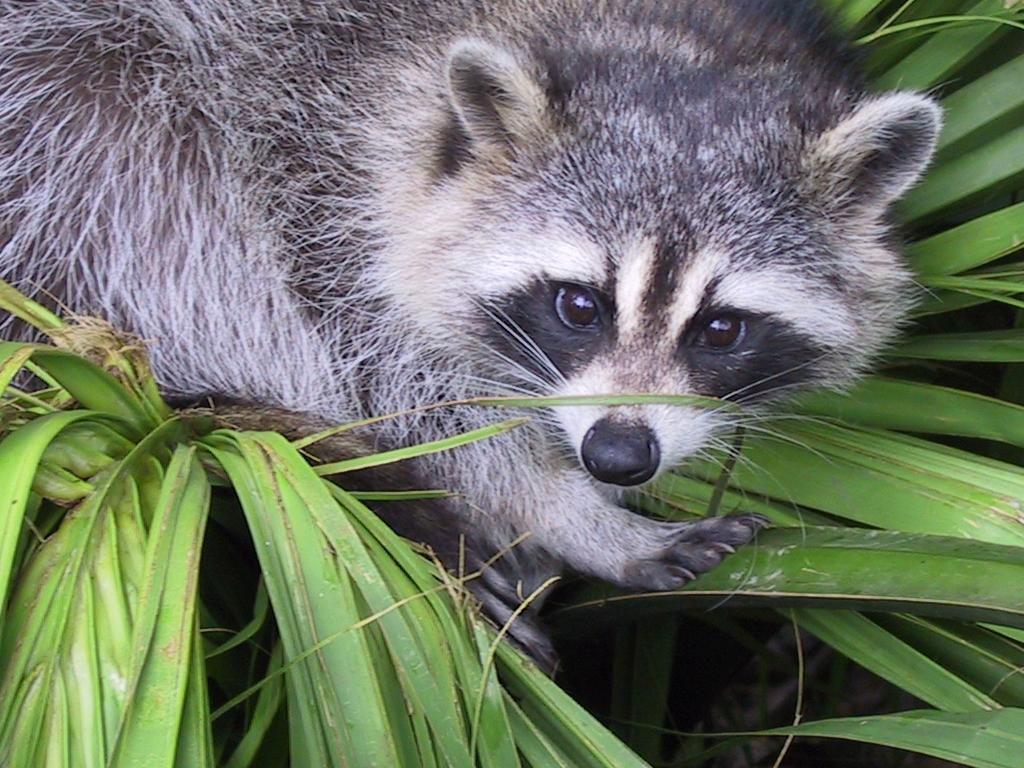
#> input picture python1/ex04/animal.jpeg, 1024 x 768 px
$ python load_image.py
#> lines starting #> are read from the running program, lines starting #| are printed output that depends on the picture
import array
from PIL import Image


def ft_load(path: str) -> array:
#> called with path = 'animal.jpeg'
	image = Image.open(path)
#> image is the input picture: PIL image 1024x768 RGB; mean R, G, B 110.7, 117.7, 102.1
	if (not image):
		print("error wrong image")
		return 0
	print("The shape of image is: (", image.size[1], ", ",image.size[0],", ",len(image.getpixel((0,0))), ")", sep="")
#| The shape of image is: (768, 1024, 3)

	resized = image.rotate(90)
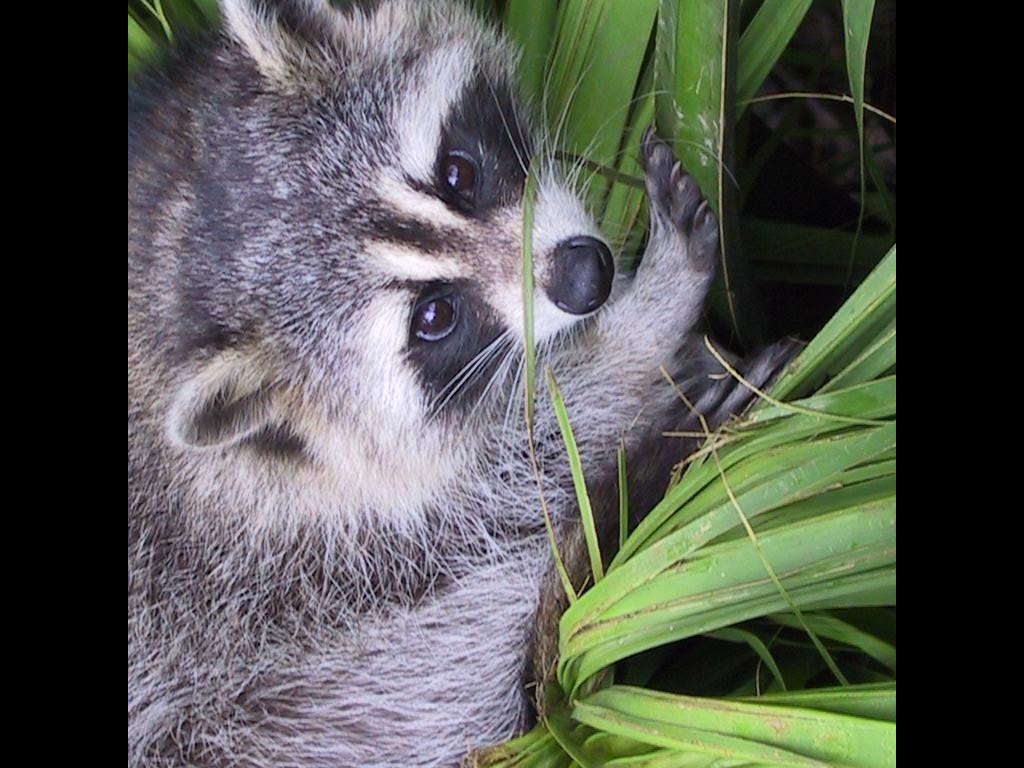
#> resized: PIL image 1024x768 RGB; mean R, G, B 84.6, 87.3, 81.3
	resized = resized.convert('L')
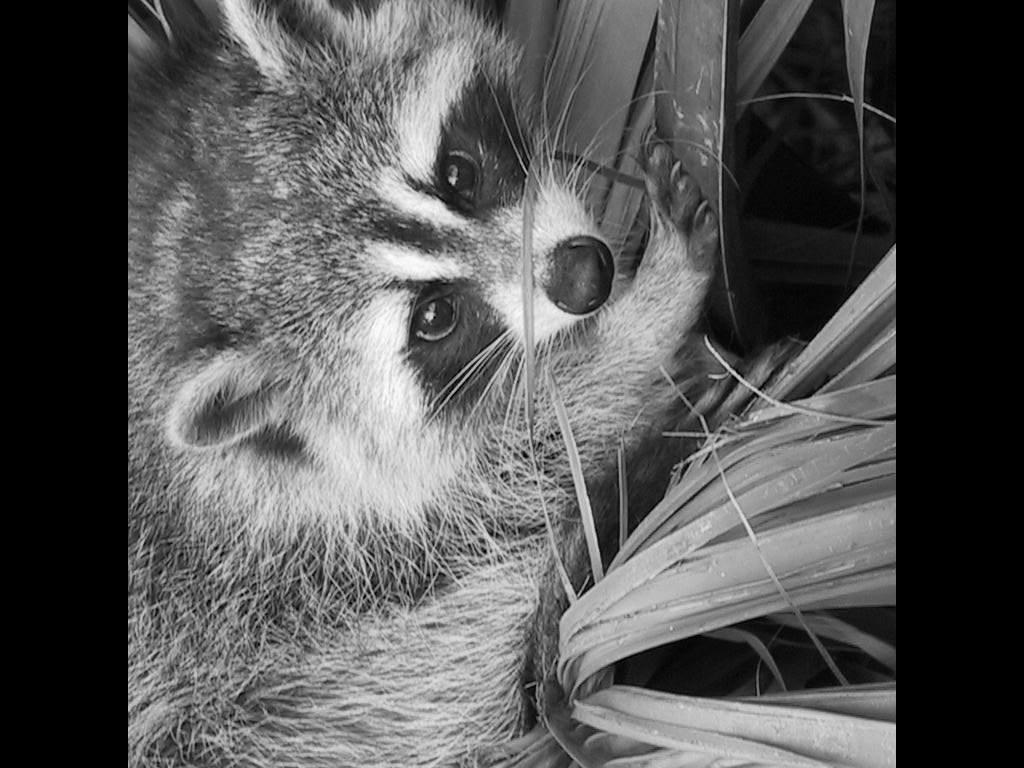
#> resized: PIL image 1024x768 L; min 0, max 253, mean 85.8
	resized.show()
	arr = []
	for i in range(0, image.size[0]):
		for j in range(0, image.size[1]):
			rgb = image.getpixel((i, j))
			arr.append(rgb)
#> after the loop, arr = 786432 items
	return arr

print(ft_load("animal.jpeg"))
